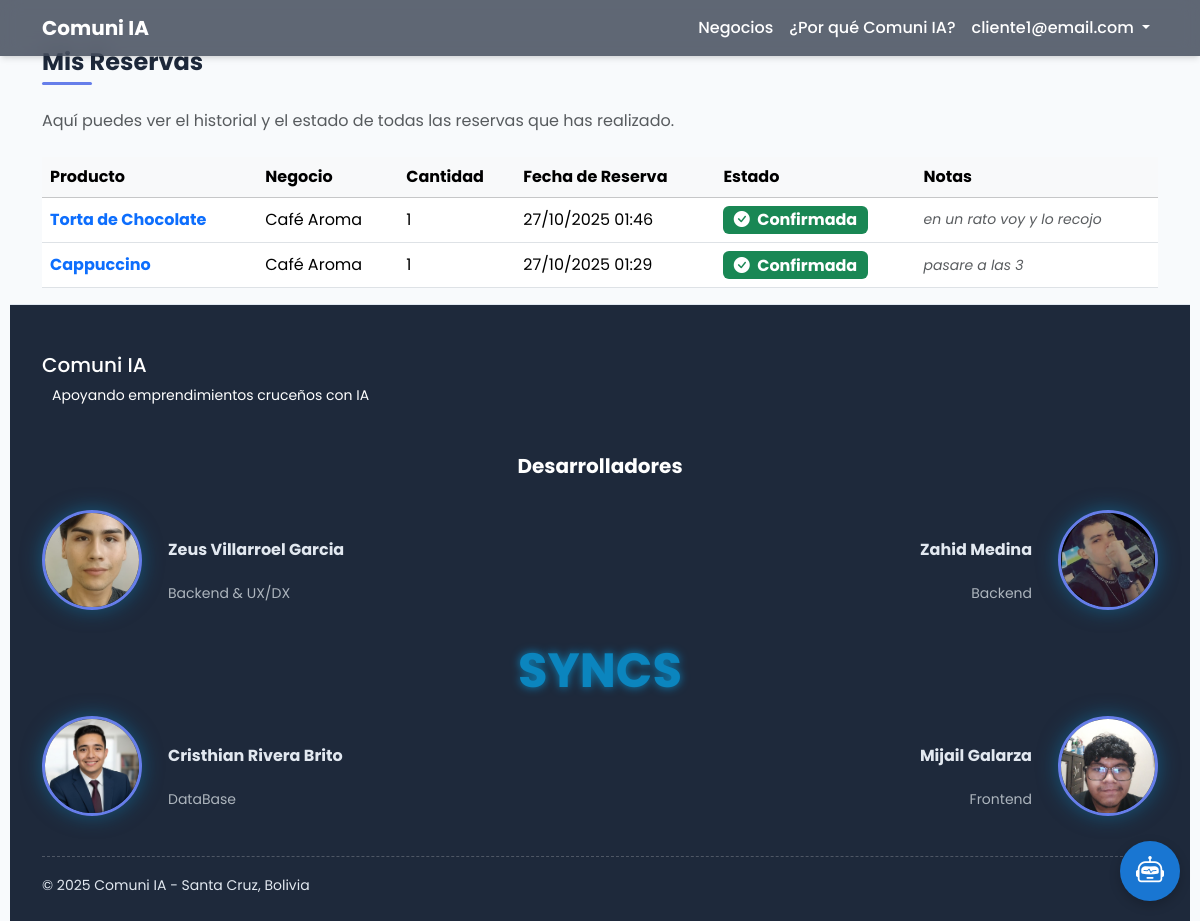
The app's page /my-reservations (signed in) with its own data.
### app.py (models this page shows, shortened)
class User(db.Model):
    __tablename__ = 'users'
    id = db.Column(db.Integer, primary_key=True)
    email = db.Column(db.String(120), unique=True, nullable=False)
    password_hash = db.Column(db.String(200), nullable=False)
    business_id = db.Column(db.Integer, db.ForeignKey('businesses.id'), nullable=True)
    ci = db.Column(db.String(20), nullable=True)  # NUEVO CAMPO
    role = db.Column(db.String(20), default='user')
    created_at = db.Column(db.DateTime, default=db.func.now())
    is_active = db.Column(db.Boolean, default=True, nullable=False)

class Reservation(db.Model):
    __tablename__ = 'reservations'
    id = db.Column(db.Integer, primary_key=True)
    user_id = db.Column(db.Integer, db.ForeignKey('users.id'), nullable=False)
    product_id = db.Column(db.Integer, db.ForeignKey('products.id'), nullable=False)
    business_id = db.Column(db.Integer, db.ForeignKey('businesses.id'), nullable=False)
    quantity = db.Column(db.Integer, nullable=False)
    status = db.Column(db.String(20), nullable=False, default='pendiente') # pendiente, confirmada, rechazada, completada
    created_at = db.Column(db.DateTime, default=db.func.now())
    notes = db.Column(db.Text, nullable=True)
    user = db.relationship('User', backref='reservations')
    product = db.relationship('Product', backref='reservations')
    business = db.relationship('Business', backref='reservations')

class Product(db.Model):
    __tablename__ = 'products'
    id = db.Column(db.Integer, primary_key=True)
    business_id = db.Column(db.Integer, db.ForeignKey('businesses.id'), nullable=False)
    name = db.Column(db.String(160), nullable=False)
    description = db.Column(db.Text, nullable=True)  # Descripción detallada del producto
    price = db.Column(db.Float, nullable=False)
    stock = db.Column(db.Integer, nullable=False, default=0) # NUEVO CAMPO
    image_url = db.Column(db.String(500), nullable=True)  # Ruta relativa a static/uploads

class Business(db.Model):
    __tablename__ = 'businesses'
    id = db.Column(db.Integer, primary_key=True)
    name = db.Column(db.String(160), nullable=False)
    description = db.Column(db.Text, nullable=False)
    logo = db.Column(db.String(500), nullable=True)  # Ruta relativa a static/uploads
    location = db.Column(db.String(160), nullable=False, default="Santa Cruz, Bolivia")
    category = db.Column(db.String(100), nullable=False, default="Servicios")
    phone = db.Column(db.String(20), nullable=True)
    nit = db.Column(db.String(20), nullable=True)  # NUEVO CAMPO
    latitude = db.Column(db.Float, nullable=True)
    longitude = db.Column(db.Float, nullable=True)
    email = db.Column(db.String(120), nullable=True)
    whatsapp = db.Column(db.String(20), nullable=True)
    reviews = db.relationship('Review', backref='business', lazy=True, cascade="all, delete-orphan")
    products = db.relationship('Product', backref='business', lazy=True, cascade="all, delete-orphan")
    favorited_by = db.relationship('User', secondary=favorites, lazy='subquery', backref=db.backref('favorite_businesses', lazy=True))
    viewed_by = db.relationship('User', secondary=business_views, lazy='subquery', backref=db.backref('viewed_businesses', lazy=True))
    is_active = db.Column(db.Boolean, default=True, nullable=False)

### app.py (the view)
@app.route('/my-reservations', strict_slashes=False)
@login_required
def my_reservations():
    user_id = session['user_id']
    reservations = db.session.query(Reservation).filter_by(user_id=user_id).order_by(Reservation.created_at.desc()).all()
    return render_template('my_reservations.html', reservations=reservations)

### app.py (called while the page is built)
def login_required(f):
    @wraps(f)
    def decorated_function(*args, **kwargs):
        if 'user_id' not in session:
            return redirect(url_for('login', next=request.url))
        return f(*args, **kwargs)
    return decorated_function

### templates/my_reservations.html (shortened to what this page needs)
{% extends "layout.html" %}
{% block content %}
<div class="container mt-5">
    <h1 class="section-title">Mis Reservas</h1>
    <p class="text-muted mb-4">Aquí puedes ver el historial y el estado de todas las reservas que has realizado.</p>
    {% if reservations %}
    <div class="table-responsive">
        <table class="table table-hover align-middle">
            <thead class="table-light">
                <tr>
                    <th>Producto</th>
                    <th>Negocio</th>
                    <th>Cantidad</th>
                    <th>Fecha de Reserva</th>
                    <th>Estado</th>
                    <th>Notas</th>
                </tr>
            </thead>
            <tbody>
                {% for r in reservations %}
                <tr>
                    <td>
                        <a href="{{ url_for('profile', id=r.business.id) }}" class="fw-bold text-decoration-none">{{ r.product.name }}</a>
                    </td>
                    <td>{{ r.business.name }}</td>
                    <td>{{ r.quantity }}</td>
                    <td>{{ r.created_at.strftime('%d/%m/%Y %H:%M') }}</td>
                    <td>
                        <span class="badge fs-6
                            {% if r.status == 'pendiente' %}bg-warning text-dark
                            {% elif r.status == 'confirmada' %}bg-success
                            {% elif r.status == 'rechazada' %}bg-danger
                            {% else %}bg-secondary
                            {% endif %}">
                            <i class="bi
                                {% if r.status == 'pendiente' %}bi-hourglass-split
                                {% elif r.status == 'confirmada' %}bi-check-circle-fill
                                {% elif r.status == 'rechazada' %}bi-x-circle-fill
                                {% endif %} me-1"></i>
                            {{ r.status|capitalize }}
                        </span>
                    </td>
                    <td class="text-muted small"><em>{{ r.notes if r.notes else 'Sin notas' }}</em></td>
                </tr>
                {% endfor %}
            </tbody>
        </table>
    </div>
    {% endif %}
</div>
{% endblock %}

### templates/layout.html (shortened to what this page needs)
<!doctype html>
<html lang="es">
<head>
  <link href="https://cdn.jsdelivr.net/npm/bootstrap@5.3.3/dist/css/bootstrap.min.css" rel="stylesheet"/>
  <link href="{{ url_for('static', filename='css/styles.css') }}" rel="stylesheet"/>
  <link rel="stylesheet" href="{{ url_for('static', filename='css/chatbot.css') }}"/>
  <link rel="stylesheet" href="https://cdn.jsdelivr.net/npm/bootstrap-icons@1.11.3/font/bootstrap-icons.css">
  <link rel="stylesheet" href="https://cdn.jsdelivr.net/npm/driver.js@1.0.1/dist/driver.css"/>
  <link rel="stylesheet" href="{{ url_for('static', filename='css/custom-driver.css') }}"/>
  <link rel="stylesheet" href="{{ url_for('static', filename='css/developers.css') }}"/>
</head>
<body>
<nav class="navbar navbar-expand-lg navbar-dark fixed-top navbar-main">
  <div class="container">
    <a class="navbar-brand fw-bold" href="{{ url_for('home') }}">
      Comuni IA
    </a>
    <div class="collapse navbar-collapse" id="navbarNav">
      <ul class="navbar-nav ms-auto align-items-lg-center">
        <li class="nav-item"><a href="{{ url_for('home') }}#destacados" class="nav-link">Negocios</a></li>
        <li class="nav-item"><a href="{{ url_for('home') }}#sobre" class="nav-link">¿Por qué Comuni IA?</a></li>
        {% if session.user_id %}
        <li class="nav-item dropdown">
          <a class="nav-link dropdown-toggle" href="#" id="navbarDropdown" role="button" data-bs-toggle="dropdown" aria-expanded="false">
            {{ session.user_email }}
          </a>
        </li>
        {% else %}
        <li class="nav-item"><a href="{{ url_for('login') }}" class="nav-link">Iniciar Sesión</a></li>
        <li class="nav-item ms-lg-2"><a href="{{ url_for('join') }}" class="btn btn-primary rounded-pill px-3">Registra tu Negocio</a></li>
        {% endif %}
      </ul>
    </div>
  </div>
</nav>
{% block content %}{% endblock %}
<footer class="main-footer">
  <div class="container">
    <div class="row">
      <div class="col-md-6">
        <h5>Comuni IA</h5>
        <p class="small">Apoyando emprendimientos cruceños con IA</p>
      </div>
      <div class="col-md-6 text-md-end">
      </div>
    </div>
<div style="position: relative; z-index: 0;">
    <svg class="connection-svg" style="position: absolute; top: 0; left: 0; width: 100%; height: 100%; z-index: 0; pointer-events: none;"></svg>
    <div class="row mt-5">
      <div class="col-12 text-center">
        <h5 class="fw-bold">Desarrolladores</h5>
      </div>
    </div>
    <div class="row align-items-center mt-4">
      <div class="col-12 col-md-6 mb-4">
        <div class="d-flex align-items-center">
          <img src="{{ url_for('static', filename='uploads/zeus.jpeg') }}" alt="Zeus Villarroel Garcia" class="developer-photo me-3">
          <div>
            <a href="https://zeus21z.github.io/" target="_blank" rel="noopener noreferrer" style="text-decoration: none; color: inherit;">
              <h6 id="dev-zeus" class="mb-0 fw-bold">Zeus Villarroel Garcia</h6>
            </a>
            <p class="small text-muted mb-0">Backend & UX/DX</p>
          </div>
        </div>
      </div>
      <div class="col-12 col-md-6 mb-4">
        <div class="d-flex align-items-center justify-content-md-end">
          <div class="text-md-end me-3">
            <a href="https://dihaz-20.github.io/Zahid.github.io/" target="_blank" rel="noopener noreferrer" style="text-decoration: none; color: inherit;">
              <h6 id="dev-zahid" class="mb-0 fw-bold">Zahid Medina</h6>
            </a>
            <p class="small text-muted mb-0">Backend</p>
          </div>
          <img src="{{ url_for('static', filename='uploads/zahid.jpg') }}" alt="Zahid Medina" class="developer-photo">
        </div>
      </div>
    </div>
    <div class="row">
        <div class="col-12 text-center my-2">
            <h2 id="syncs-logo" class="syncs-logo" data-text="SYNCS">SYNCS</h2>
        </div>
    </div>
    <div class="row align-items-center">
      <div class="col-12 col-md-6 mb-4">
        <div class="d-flex align-items-center">
          <img src="{{ url_for('static', filename='uploads/cristhian.jpeg') }}" alt="Cristhian Rivera Brito" class="developer-photo me-3">
          <div>
            <a href="#" onclick="return false;" style="text-decoration: none; color: inherit; cursor: default;">
              <h6 id="dev-cristhian" class="mb-0 fw-bold">Cristhian Rivera Brito</h6>
            </a>
            <p class="small text-muted mb-0">DataBase</p>
          </div>
        </div>
      </div>
      <div class="col-12 col-md-6 mb-4">
        <div class="d-flex align-items-center justify-content-md-end">
          <div class="text-md-end me-3">
            <a href="https://mijail-galarza.github.io/" target="_blank" rel="noopener noreferrer" style="text-decoration: none; color: inherit;">
              <h6 id="dev-mijail" class="mb-0 fw-bold">Mijail Galarza</h6>
            </a>
            <p class="small text-muted mb-0">Frontend</p>
          </div>
          <img src="{{ url_for('static', filename='uploads/mijail.jpeg') }}" alt="Mijail Galarza" class="developer-photo">
        </div>
      </div>
    </div>
</div>
    <hr class="my-3">
    <small>&copy; 2025 Comuni IA - Santa Cruz, Bolivia</small>
  </div>
</footer>
{% include '_chatbot.html' %}
</body>
</html>

### static/css/styles.css (style rules this page uses)
:root { --primary-color: #667eea; --secondary-color: #764ba2; --text-dark: #1e293b; --text-light: #64748b; --bg-light: #f8fafc; --white: #ffffff; --border-color: #e2e8f0; --shadow: 0 4px 6px -1px rgba(0, 0, 0, 0.1), 0 2px 4px -2px rgba(0, 0, 0, 0.1); --shadow-lg: 0 10px 15px -3px rgba(0, 0, 0, 0.1), 0 4px 6px -4px rgba(0, 0, 0, 0.1); }
body { font-family: 'Poppins', sans-serif; background-color: var(--bg-light); color: var(--text-dark); }
.navbar { background-color: var(--white) !important; box-shadow: var(--shadow); }
.navbar-main { background-color: rgba(30, 41, 59, 0.7) !important; backdrop-filter: blur(10px); transition: background-color 0.3s ease-in-out; }
.navbar-main .nav-link, .navbar-main .navbar-brand { color: var(--white) !important; }
.navbar-brand { font-weight: bold; color: var(--primary-color) !important; }
.nav-link { color: var(--text-light) !important; font-weight: 500; transition: color 0.3s ease; }
.section-title { font-size: 1.5rem; font-weight: 700; color: var(--text-dark); margin-bottom: 1.5rem; position: relative; padding-bottom: 0.5rem; }
.section-title::after { content: ''; position: absolute; bottom: 0; left: 0; width: 50px; height: 3px; background: var(--primary-color); border-radius: 2px; }
footer.main-footer { background-color: var(--text-dark); color: var(--text-light); padding: 3rem 0 1.5rem 0; margin-top: 3rem; border-top: 1px solid var(--border-color); position: relative; }
.connection-svg { position: absolute; top: 0; left: 0; width: 100%; height: 100%; pointer-events: none; z-index: 0; }
footer.main-footer h5, footer.main-footer .small { color: var(--white); }
footer.main-footer a { color: var(--text-light); margin: 0 10px; transition: color 0.3s ease; }
footer.main-footer, footer.main-footer h6, footer.main-footer p { color: #e2e8f0; margin: 0 10px; transition: color 0.3s ease; }
footer.main-footer .text-muted { color: #adb5bd !important; }
footer.main-footer, footer.main-footer a { margin: 0 10px; transition: color 0.3s ease; }

### static/css/chatbot.css (style rules this page uses)
hr { border: 0; border-top: 1px dashed #ddd; margin: 14px 0; }

### static/css/custom-driver.css (style rules this page uses)
:root { --driver-popover-bg: #ffffff; --driver-popover-title-color: #1e293b; --driver-popover-description-color: #64748b; --driver-button-bg: #667eea; --driver-button-hover-bg: #764ba2; --driver-button-text-color: #ffffff; --driver-overlay-bg: rgba(30, 41, 59, 0.7); }

### static/css/developers.css (style rules this page uses)
.developer-photo { width: 100px; height: 100px; border-radius: 50%; object-fit: cover; border: 3px solid var(--primary-color); position: relative; z-index: 1; box-shadow: 0 0 20px rgba(11, 133, 190, 0.5); transition: all 0.3s ease; }
.main-footer .d-flex, .main-footer h5, .main-footer h6, .main-footer p, .main-footer h2 { position: relative; z-index: 1; }
.syncs-logo { font-family: 'Poppins', sans-serif; font-weight: 700; font-size: 3rem; color: #0b85be; text-align: center; position: relative; animation: glitch-skew 1s infinite linear alternate-reverse, charging-pulse 2s infinite ease-in-out; text-shadow: 0 0 10px currentColor; transition: all 0.3s ease; }
.syncs-logo::before, .syncs-logo::after { content: attr(data-text); position: absolute; top: 0; left: 0; width: 100%; height: 100%; }
.syncs-logo::before { left: 2px; text-shadow: -2px 0 #ff00ff; clip: rect(44px, 450px, 56px, 0); animation: glitch-anim 5s infinite linear alternate-reverse; }
.syncs-logo::after { left: -2px; text-shadow: -2px 0 #00ffff, 2px 2px #ff0000; clip: rect(85px, 450px, 90px, 0); animation: glitch-anim-2 5s infinite linear alternate-reverse; }
.main-footer h6 { transition: all 0.3s ease; cursor: pointer; }

### records on screen
User: user_email "cliente1@email.com"
Reservation: product.name "Torta de Chocolate", business.name "Café Aroma", quantity "1", created_at "27/10/2025 01:46", status "Confirmada", notes "en un rato voy y lo recojo"
Reservation: product.name "Cappuccino", business.name "Café Aroma", quantity "1", created_at "27/10/2025 01:29", status "Confirmada", notes "pasare a las 3"
